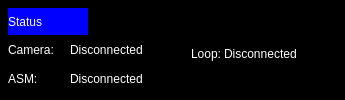
    <widget class="QWidget" name="panelStatus" native="true">
     <property name="minimumSize">
      <size>
       <width>0</width>
       <height>80</height>
      </size>
     </property>
     <property name="styleSheet">
      <string notr="true">background-color: black;</string>
     </property>
     <layout class="QGridLayout" name="gridLayout_32">
      <property name="leftMargin">
       <number>8</number>
      </property>
      <property name="topMargin">
       <number>8</number>
      </property>
      <property name="rightMargin">
       <number>8</number>
      </property>
      <property name="bottomMargin">
       <number>8</number>
      </property>
      <property name="spacing">
       <number>1</number>
      </property>
      <item row="1" column="0">
       <layout class="QHBoxLayout" name="gridStatus_Camera">
        <property name="spacing">
         <number>2</number>
        </property>
        <item>
         <widget class="QLabel" name="gridStatus_Camera_label">
          <property name="minimumSize">
           <size>
            <width>60</width>
            <height>0</height>
           </size>
          </property>
          <property name="font">
           <font>
            <family>Arial</family>
            <italic>false</italic>
            <bold>false</bold>
           </font>
          </property>
          <property name="styleSheet">
           <string notr="true">color: white;</string>
          </property>
          <property name="text">
           <string>Camera:</string>
          </property>
         </widget>
        </item>
        <item>
         <widget class="QLabel" name="gridStatus_Camera_data">
          <property name="sizePolicy">
           <sizepolicy hsizetype="Expanding" vsizetype="Preferred">
            <horstretch>0</horstretch>
            <verstretch>0</verstretch>
           </sizepolicy>
          </property>
          <property name="minimumSize">
           <size>
            <width>120</width>
            <height>0</height>
           </size>
          </property>
          <property name="font">
           <font>
            <family>Arial</family>
            <italic>false</italic>
            <bold>false</bold>
           </font>
          </property>
          <property name="styleSheet">
           <string notr="true">color: white;</string>
          </property>
          <property name="text">
           <string>Disconnected</string>
          </property>
         </widget>
        </item>
       </layout>
      </item>
      <item row="2" column="0">
       <layout class="QHBoxLayout" name="gridStatus_ASM">
        <property name="spacing">
         <number>2</number>
        </property>
        <item>
         <widget class="QLabel" name="gridStatus_ASM_label">
          <property name="minimumSize">
           <size>
            <width>60</width>
            <height>0</height>
           </size>
          </property>
          <property name="font">
           <font>
            <family>Arial</family>
            <italic>false</italic>
            <bold>false</bold>
           </font>
          </property>
          <property name="styleSheet">
           <string notr="true">color: white;</string>
          </property>
          <property name="text">
           <string>ASM: </string>
          </property>
         </widget>
        </item>
        <item>
         <widget class="QLabel" name="gridStatus_ASM_data">
          <property name="sizePolicy">
           <sizepolicy hsizetype="Expanding" vsizetype="Preferred">
            <horstretch>0</horstretch>
            <verstretch>0</verstretch>
           </sizepolicy>
          </property>
          <property name="minimumSize">
           <size>
            <width>120</width>
            <height>0</height>
           </size>
          </property>
          <property name="font">
           <font>
            <family>Arial</family>
            <italic>false</italic>
            <bold>false</bold>
           </font>
          </property>
          <property name="styleSheet">
           <string notr="true">color: white;</string>
          </property>
          <property name="text">
           <string>Disconnected</string>
          </property>
         </widget>
        </item>
       </layout>
      </item>
      <item row="1" column="1" rowspan="2">
       <layout class="QGridLayout" name="gridStatus">
        <item row="0" column="0">
         <layout class="QHBoxLayout" name="gridStatus_Loop">
          <property name="spacing">
           <number>2</number>
          </property>
          <item>
           <widget class="QLabel" name="gridStatus_Loop_label">
            <property name="maximumSize">
             <size>
              <width>40</width>
              <height>16777215</height>
             </size>
            </property>
            <property name="font">
             <font>
              <family>Arial</family>
              <italic>false</italic>
              <bold>false</bold>
             </font>
            </property>
            <property name="styleSheet">
             <string notr="true">color: white;</string>
            </property>
            <property name="text">
             <string>Loop:</string>
            </property>
           </widget>
          </item>
          <item>
           <widget class="QLabel" name="gridStatus_Loop_data">
            <property name="font">
             <font>
              <family>Arial</family>
              <italic>false</italic>
              <bold>false</bold>
             </font>
            </property>
            <property name="styleSheet">
             <string notr="true">color: white;</string>
            </property>
            <property name="text">
             <string>Disconnected</string>
            </property>
           </widget>
          </item>
         </layout>
        </item>
        <item row="0" column="1">
         <spacer name="gridStatus_spacer02">
          <property name="orientation">
           <enum>Qt::Horizontal</enum>
          </property>
          <property name="sizeHint" stdset="0">
           <size>
            <width>40</width>
            <height>20</height>
           </size>
          </property>
         </spacer>
        </item>
        <item row="1" column="0">
         <spacer name="gridStatus_spacer11">
          <property name="orientation">
           <enum>Qt::Horizontal</enum>
          </property>
          <property name="sizeHint" stdset="0">
           <size>
            <width>40</width>
            <height>20</height>
           </size>
          </property>
         </spacer>
        </item>
        <item row="1" column="1">
         <spacer name="gridStatus_spacer12">
          <property name="orientation">
           <enum>Qt::Horizontal</enum>
          </property>
          <property name="sizeHint" stdset="0">
           <size>
            <width>40</width>
            <height>20</height>
           </size>
          </property>
         </spacer>
        </item>
       </layout>
      </item>
      <item row="0" column="0">
       <widget class="QLabel" name="statusPanel_labelStatus">
        <property name="sizePolicy">
         <sizepolicy hsizetype="Fixed" vsizetype="Preferred">
          <horstretch>0</horstretch>
          <verstretch>0</verstretch>
         </sizepolicy>
        </property>
        <property name="minimumSize">
         <size>
          <width>80</width>
          <height>0</height>
         </size>
        </property>
        <property name="maximumSize">
         <size>
          <width>80</width>
          <height>16777215</height>
         </size>
        </property>
        <property name="styleSheet">
         <string notr="true">background-color: blue;
color: white;</string>
        </property>
        <property name="text">
         <string>Status</string>
        </property>
       </widget>
      </item>
     </layout>
    </widget>
